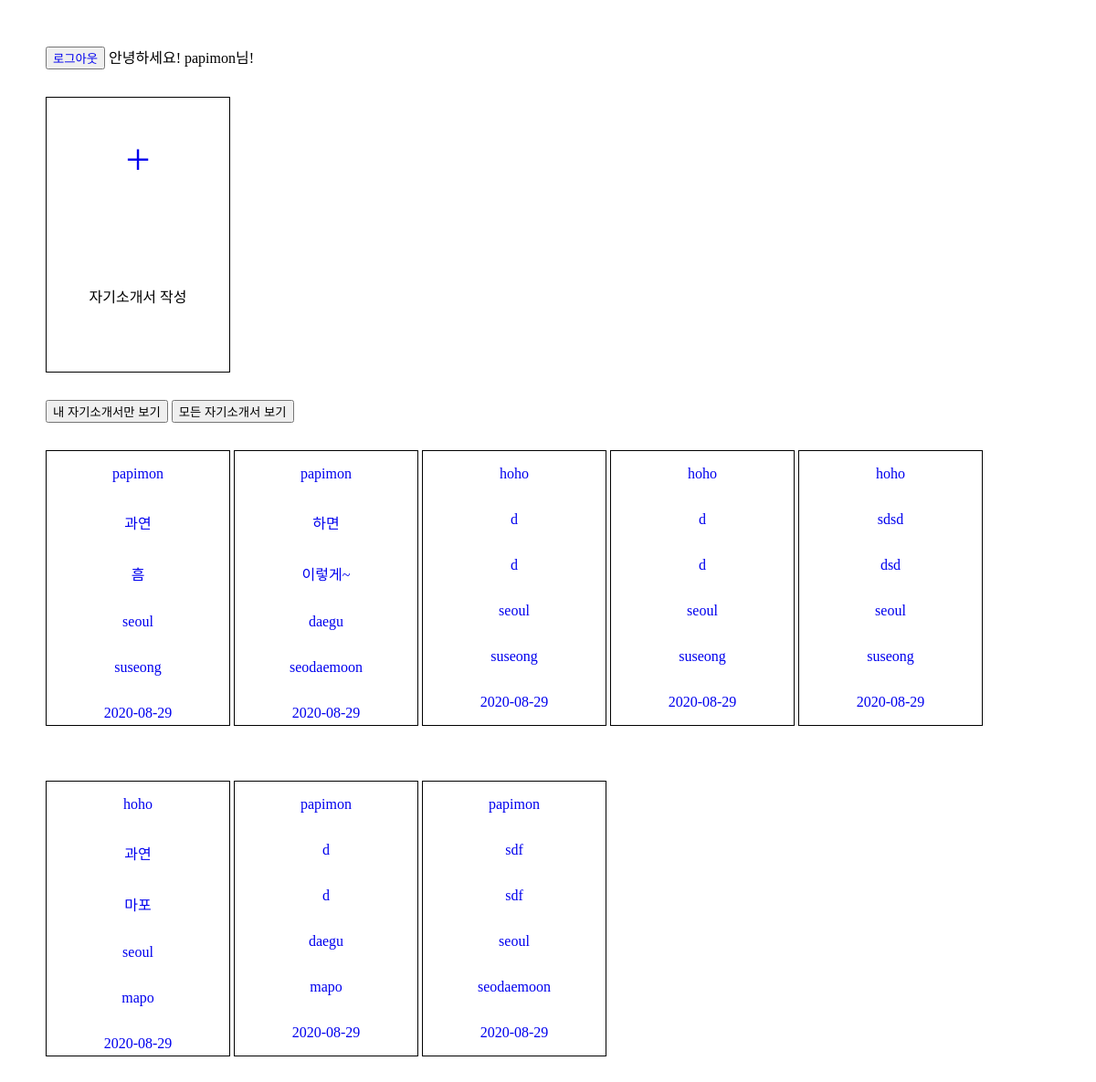
The app's page / (signed in) with its own data.
### main/models.py (models this page shows, shortened)
class Jasoseol(models.Model):
    SI = (
        ("seoul", "seoul"),
        ("daegu", "daegu"),
    )
    GU = (
        ("seoul", (
            ("seodaemoon", "seodaemoon"),
            ("mapo", "mapo"),
        )),
        ("daegu", (
            ("bukgu", "bukgu"),
            ("suseong", "suseong"),
        )),
    )
    title = models.CharField(max_length=50)
    content = models.TextField()
    location_si = models.CharField(
        max_length=20,
        choices=SI,
        default='1'
    )
    location_gu = models.CharField(
        max_length=20,
        choices=GU,
        default='1'
    )
    updated_at = models.DateTimeField(auto_now=True)
    author = models.ForeignKey(User, on_delete=models.CASCADE)

### main/views.py (the view)
# urls.py: path('', index, name="index"),
def index(request):
    all_jss = Jasoseol.objects.all()
    return render(request, 'index.html', {'all_jss':all_jss})

### main/templates/index.html (shortened to what this page needs)
{% load static %}
<!DOCTYPE html>
<html lang="en">
<head>
    <link rel="stylesheet" href="{% static 'css/index.css' %}" type="text/css">
</head>
<body>
    {% if user.is_authenticated %}
    <button>
        <a href="{% url 'logout' %}"> 로그아웃 </a>
    </button>
    안녕하세요!
    {{user}}님!
    {% endif %}
    <div class="make_jss">
        <div class="plus_btn">
            <a href="{% url 'create' %} ">+</a>
        </div>
        <p>
            자기소개서 작성
        </p>
    </div>
    <a href="{% url 'my_index' %}">
        <button>내 자기소개서만 보기</button>
    </a>
    <a href="{% url 'index' %}">
        <button>모든 자기소개서 보기</button>
    </a>
    <br>
    {% if user.is_authenticated %}
        {% for jss in all_jss %}
        <a href="{% url 'detail' jss.id%}">
            <div class="all_jss">
                <p>{{jss.author}}</p>
                <p>{{jss.title}}</p>
                <p>{{jss.content}}</p>
                <p>{{jss.location_si}}</p>
                <p>{{jss.location_gu}}</p>
                <p>{{jss.updated_at|date:"Y-m-d"}}</p>
            </div>
        </a>
        {% endfor %}
    {% endif %}
</body>
</html>

### main/static/css/index.css (style rules this page uses)
body { margin:0; padding:50px; }
a { text-decoration: none; }
.make_jss, .all_jss { width:200px; height: 300px; border: 1px solid black; display: flex; flex-direction: column; align-items: center; margin-bottom: 30px; margin-top: 30px; }
.all_jss { display: inline-flex; }
.plus_btn { flex:1; display:flex; align-items: center; font-size: 3rem; }
p { flex:1; display:flex; align-items: center; }

### records on screen
Jasoseol: author "papimon", title "과연", content "흠", location_si "seoul", location_gu "suseong", updated_at "2020-08-29"
Jasoseol: author "papimon", title "하면", content "이렇게~", location_si "daegu", location_gu "seodaemoon", updated_at "2020-08-29"
Jasoseol: author "hoho", title "d", content "d", location_si "seoul", location_gu "suseong", updated_at "2020-08-29"
Jasoseol: author "hoho", title "d", content "d", location_si "seoul", location_gu "suseong", updated_at "2020-08-29"
Jasoseol: author "hoho", title "sdsd", content "dsd", location_si "seoul", location_gu "suseong", updated_at "2020-08-29"
Jasoseol: author "hoho", title "과연", content "마포", location_si "seoul", location_gu "mapo", updated_at "2020-08-29"
Jasoseol: author "papimon", title "d", content "d", location_si "daegu", location_gu "mapo", updated_at "2020-08-29"
Jasoseol: author "papimon", title "sdf", content "sdf", location_si "seoul", location_gu "seodaemoon", updated_at "2020-08-29"

### other values on screen
{{ user }} "papimon"
